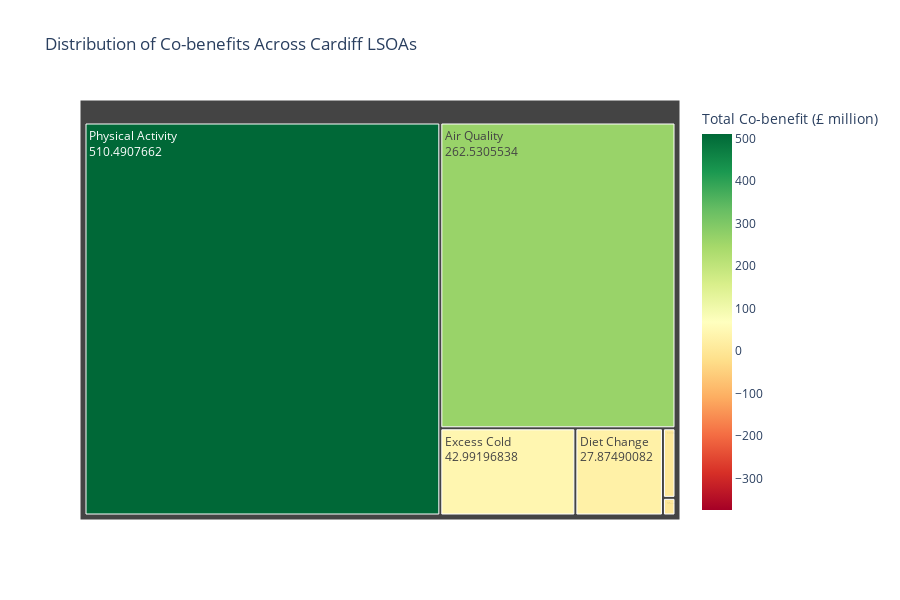

Source (notebook cell):
### Code cell
import plotly.express as px

# Filter out the 'total' row
column_sums_filtered = column_sums[column_sums['benefit_type'] != 'Total']

# Create treemap
fig = px.treemap(
    column_sums_filtered,
    path=['benefit_type'],
    values='value',
    title='Distribution of Co-benefits Across Cardiff LSOAs',
    color='value',
    color_continuous_scale='RdYlGn',
    labels={'value': 'Total Co-benefit (£ million)'}
)

fig.update_traces(textinfo='label+value')
fig.update_layout(height=600)
fig.show()

### Figure 1 — Plotly figure (JSON) as saved in the notebook; plotly's stock layout.template omitted (floating-point values rounded to 4 significant figures)
{"data": [{"branchvalues": "total", "customdata": [[262.5], [-0.4024], [3.189], [27.87], [42.99], [0.0005247], [-374.1], [0.8089], [510.5], [-0.05241], [-0.3783]], "domain": {"x": [0, 1], "y": [0, 1]}, "hovertemplate": "labels=%{label}<br>value_sum=%{value}<br>parent=%{parent}<br>id=%{id}<br>Total Co-benefit (£ million)=%{color}<extra></extra>", "ids": ["Air Quality", "Congestion", "Dampness", "Diet Change", "Excess Cold", "Excess Heat", "Hassle Costs", "Noise", "Physical Activity", "Road Repairs", "Road Safety"], "labels": ["Air Quality", "Congestion", "Dampness", "Diet Change", "Excess Cold", "Excess Heat", "Hassle Costs", "Noise", "Physical Activity", "Road Repairs", "Road Safety"], "marker": {"coloraxis": "coloraxis", "colors": [262.5, -0.4024, 3.189, 27.87, 42.99, 0.0005247, -374.1, 0.8089, 510.5, -0.05241, -0.3783]}, "name": "", "parents": ["", "", "", "", "", "", "", "", "", "", ""], "textinfo": "label+value", "type": "treemap", "values": [262.5, -0.4024, 3.189, 27.87, 42.99, 0.0005247, -374.1, 0.8089, 510.5, -0.05241, -0.3783]}], "layout": {"coloraxis": {"colorbar": {"title": {"text": "Total Co-benefit (£ million)"}}, "colorscale": [[0, "rgb(165,0,38)"], [0.1, "rgb(215,48,39)"], [0.2, "rgb(244,109,67)"], [0.3, "rgb(253,174,97)"], [0.4, "rgb(254,224,139)"], [0.5, "rgb(255,255,191)"], [0.6, "rgb(217,239,139)"], [0.7, "rgb(166,217,106)"], [0.8, "rgb(102,189,99)"], [0.9, "rgb(26,152,80)"], [1, "rgb(0,104,55)"]]}, "height": 600, "legend": {"tracegroupgap": 0}, "title": {"text": "Distribution of Co-benefits Across Cardiff LSOAs"}}}
